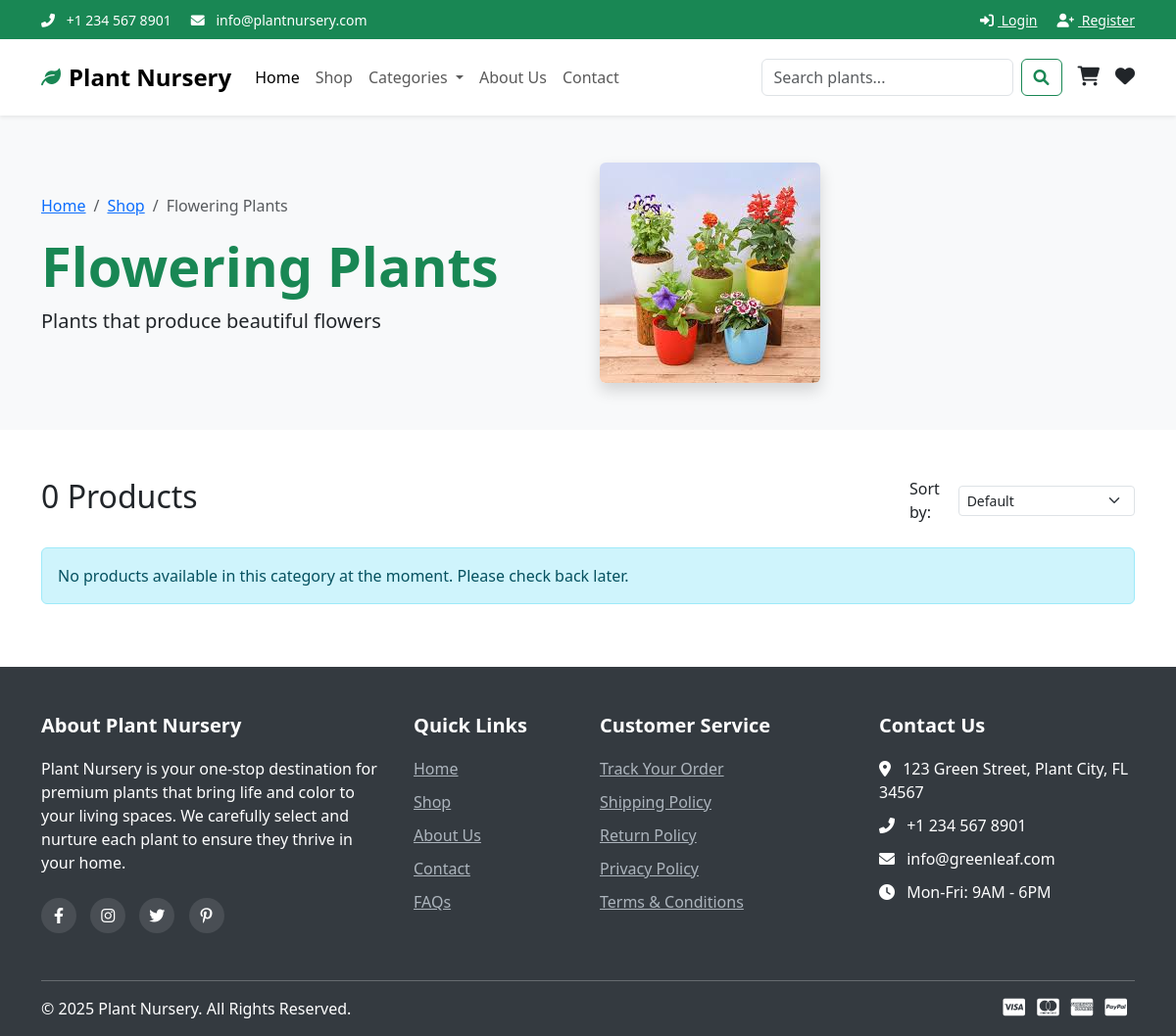
The page /category.php?id=4 on the database its author committed.
### tables this page shows
CREATE TABLE IF NOT EXISTS categories (
    id INT AUTO_INCREMENT PRIMARY KEY,
    name VARCHAR(100) NOT NULL,
    description TEXT,
    image_path VARCHAR(255),
    created_at TIMESTAMP DEFAULT CURRENT_TIMESTAMP,
    updated_at TIMESTAMP DEFAULT CURRENT_TIMESTAMP ON UPDATE CURRENT_TIMESTAMP
);

### category.php (the view, shortened to what this page needs)
<?php
include_once("includes/db_connection.php");
$category_id = isset($_GET['id']) ? intval($_GET['id']) : 0;
$category = null;
$query = "SELECT * FROM categories WHERE id = $category_id";
$result = mysqli_query($conn, $query);
if ($result && mysqli_num_rows($result) > 0) {
    $category = mysqli_fetch_assoc($result);
} else {
    header("Location: shop.php");
    exit();
}
$sort = isset($_GET['sort']) ? $_GET['sort'] : 'default';
$products = [];
?>
<!DOCTYPE html>
<html lang="en">
<head>
    <link rel="stylesheet" href="css/style.css">
    <link href="https://cdn.jsdelivr.net/npm/bootstrap@5.3.0/dist/css/bootstrap.min.css" rel="stylesheet">
    <link rel="stylesheet" href="https://cdnjs.cloudflare.com/ajax/libs/font-awesome/6.0.0/css/all.min.css">
</head>
<body>
    <?php include_once("includes/header.php"); ?>
    <section class="category-banner py-5 bg-light">
        <div class="container">
            <div class="row align-items-center">
                <div class="col-md-6">
                    <nav aria-label="breadcrumb">
                        <ol class="breadcrumb">
                            <li class="breadcrumb-item"><a href="index.php">Home</a></li>
                            <li class="breadcrumb-item"><a href="shop.php">Shop</a></li>
                            <li class="breadcrumb-item active" aria-current="page"><?php echo htmlspecialchars($category['name']); ?></li>
                        </ol>
                    </nav>
                    <h1 class="display-4 fw-bold text-success"><?php echo htmlspecialchars($category['name']); ?></h1>
                    <p class="lead"><?php echo htmlspecialchars($category['description']); ?></p>
                </div>
                <div class="col-md-6">
                    <img src="<?php echo $category['image_path']; ?>" alt="<?php echo htmlspecialchars($category['name']); ?>" class="img-fluid rounded shadow">
                </div>
            </div>
        </div>
    </section>
    <section class="products-section py-5">
        <div class="container">
            <div class="row">
                <div class="col-12 mb-4">
                    <div class="d-flex justify-content-between align-items-center">
                        <h2><?php echo count($products); ?> Products</h2>
                        <div class="sort-options">
                            <form action="category.php" method="GET" class="d-flex align-items-center">
                                <label for="sort" class="me-2">Sort by:</label>
                                <select class="form-select form-select-sm" name="sort" id="sort" onchange="this.form.submit()">
                                    <option value="default" <?php echo $sort == 'default' ? 'selected' : ''; ?>>Default</option>
                                </select>
                            </form>
                        </div>
                    </div>
                </div>
            </div>
            <div class="row">
                <?php if(count($products) > 0): ?>
                    <?php foreach($products as $product): ?>
                        <div class="col-md-4 col-lg-3 mb-4">
                            <div class="card h-100 product-card">
                                <img src="<?php echo $product['image_path']; ?>" class="card-img-top" alt="<?php echo htmlspecialchars($product['name']); ?>">
                                <div class="card-body">
                                    <h5 class="card-title"><?php echo htmlspecialchars($product['name']); ?></h5>
                                    <p class="card-text text-success fw-bold">₹<?php echo number_format($product['price'], 2); ?></p>
                                    <div class="d-flex justify-content-between">
                                        <a href="product.php?id=<?php echo $product['id']; ?>" class="btn btn-sm btn-outline-secondary">Details</a>
                                        <a href="add_to_cart.php?id=<?php echo $product['id']; ?>" class="btn btn-sm btn-success">Add to Cart</a>
                                    </div>
                                </div>
                                <div class="card-footer bg-white border-top-0">
                                    <a href="add_to_wishlist.php?id=<?php echo $product['id']; ?>" class="btn btn-sm btn-outline-danger w-100"><i class="far fa-heart"></i> Add to Wishlist</a>
                                </div>
                            </div>
                        </div>
                    <?php endforeach; ?>
                <?php else: ?>
                    <div class="col-12">
                        <div class="alert alert-info">
                            No products available in this category at the moment. Please check back later.
                        </div>
                    </div>
                <?php endif; ?>
            </div>
        </div>
    </section>
    <?php include_once("includes/footer.php"); ?>
</body>
</html>

### css/style.css (style rules this page uses)
:root { --primary-color: #198754; --secondary-color: #6c757d; --dark-green: #155724; --light-green: #d4edda; --bs-body-font-family: 'Poppins', sans-serif; }
body { font-family: 'Poppins', sans-serif; color: #333; line-height: 1.6; }
a { text-decoration: none; color: var(--primary-color); transition: all 0.3s ease; }

### rows shown on the page
categories: name "Flowering Plants", description "Plants that produce beautiful flowers", image_path (picture)

### other values the page prints
count($products) "0"
